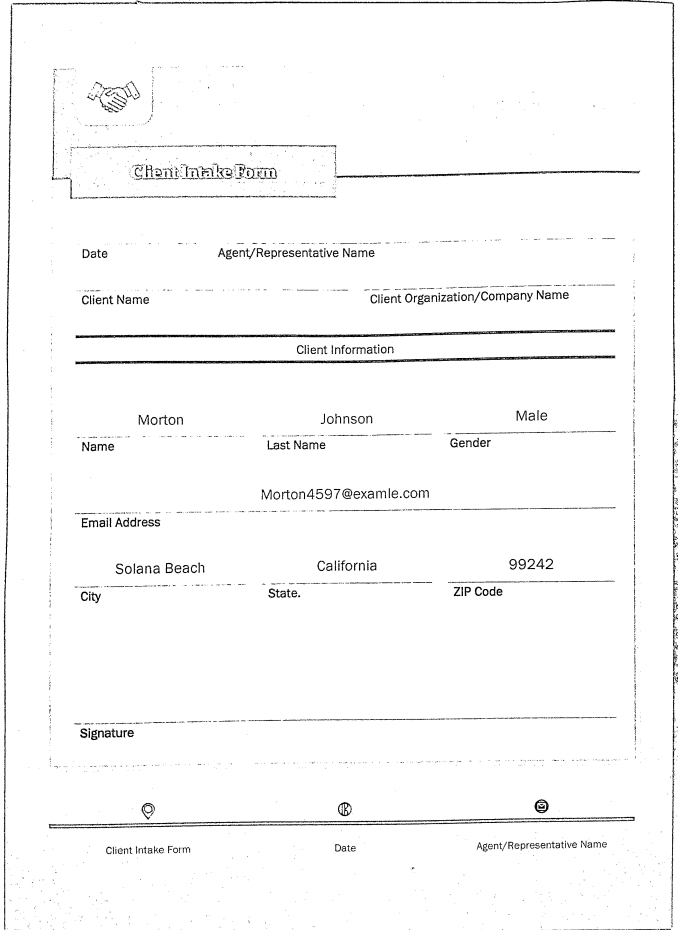
#> input picture output/sample2.jpg, 2710 x 3720 px (shown at 1/4 size)
$ python field_extraction.py
#> lines starting #> are read from the running program, lines starting #| are printed output that depends on the picture
import cv2
import os

image_path = "output/sample2.jpg"
img = cv2.imread(image_path)
#> img is the input picture: shape (3720, 2710, 3); min 0, max 255, mean 248.9

# draw a rectangle on each and every field to
# show what we are interested to exract
cv2.rectangle(img, (280, 1620), (985, 1720), (0, 255 ,0),3)    # name
cv2.rectangle(img, (1035, 1610), (1735, 1720), (0, 255 ,0),3)   # last name
cv2.rectangle(img, (1765, 1610), (2460, 1720), (0, 255 ,0),3)   # gender
cv2.rectangle(img, (280, 1920), (2470, 2020), (0, 255 ,0),3)    # email
cv2.rectangle(img, (280, 2220), (985, 2310), (0, 255 ,0),3)    # city
cv2.rectangle(img, (1035, 2200), (1740, 2310), (0, 255 ,0),3)   # state
cv2.rectangle(img, (1780, 2210), (2470, 2310), (0, 255 ,0),3)   # zipcode
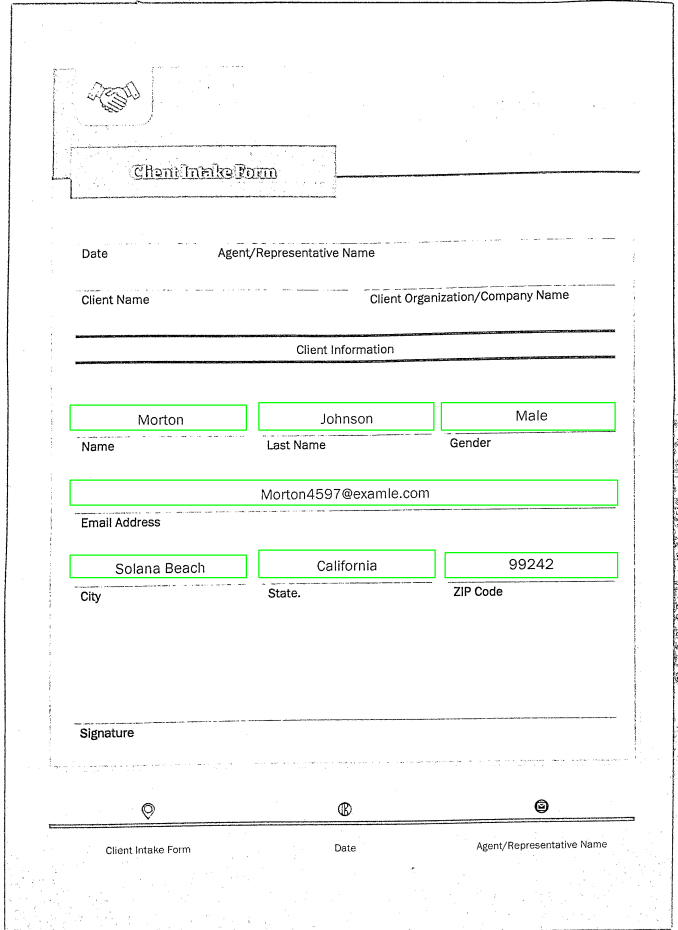
#> img: shape (3720, 2710, 3) (shown at 1/4 size); mean B, G, R 247.1, 248.9, 247.1
cv2.rectangle(img, (260, 2450), (2460, 2920), (0, 255 ,0),3)    # signature


OUTPUT_DIR = "extractions"
basename = os.path.basename(image_path)
cv2.imwrite(OUTPUT_DIR + "/" + basename,  img)
print("Successfully extracted " + basename)

$ run again, with output/sample10.jpg copied over output/sample2.jpg
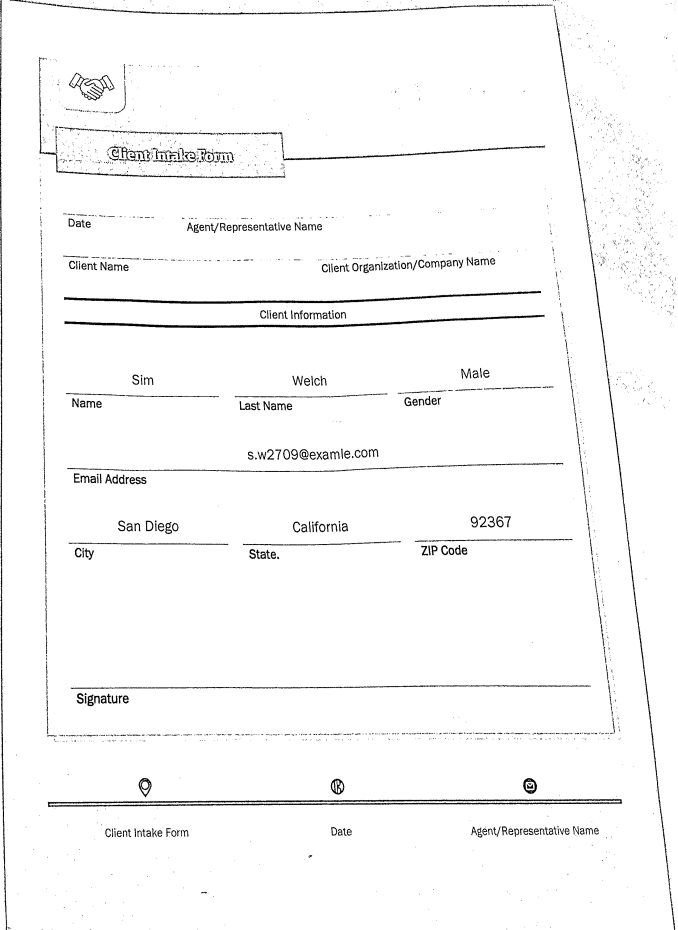
#> input picture output/sample10.jpg, 2710 x 3720 px (shown at 1/4 size)
#> img is the input picture: shape (3720, 2710, 3); min 0, max 255, mean 248.5
#> `cv2.rectangle(img, (1780, 2210), (2470, 2310), (0, 255 ,0),3)`:
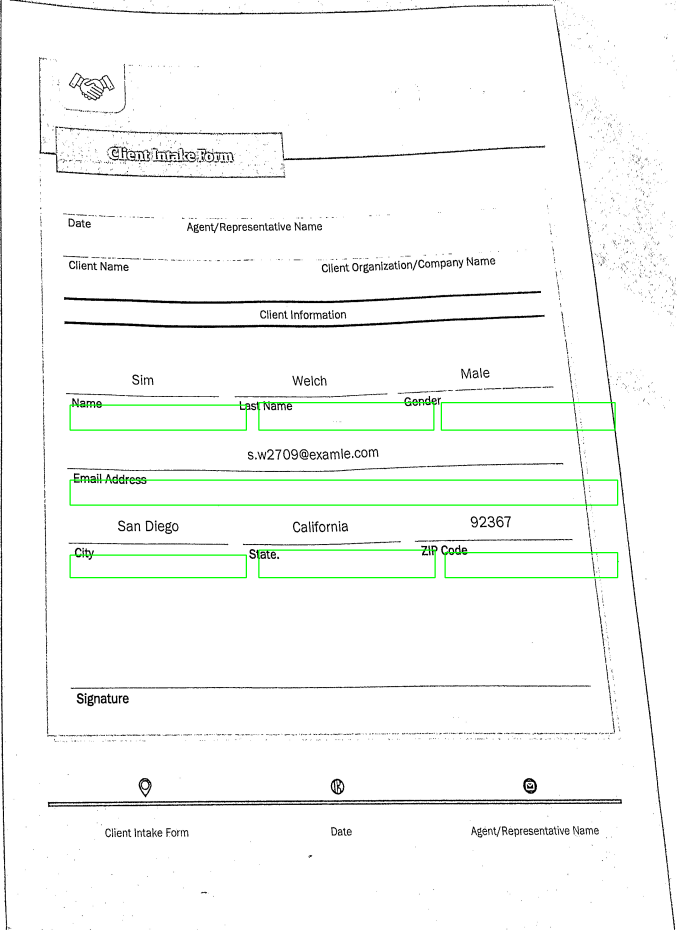
#> img: shape (3720, 2710, 3) (shown at 1/4 size); mean B, G, R 246.7, 248.5, 246.7

$ run again, with output/sample3.jpg copied over output/sample2.jpg
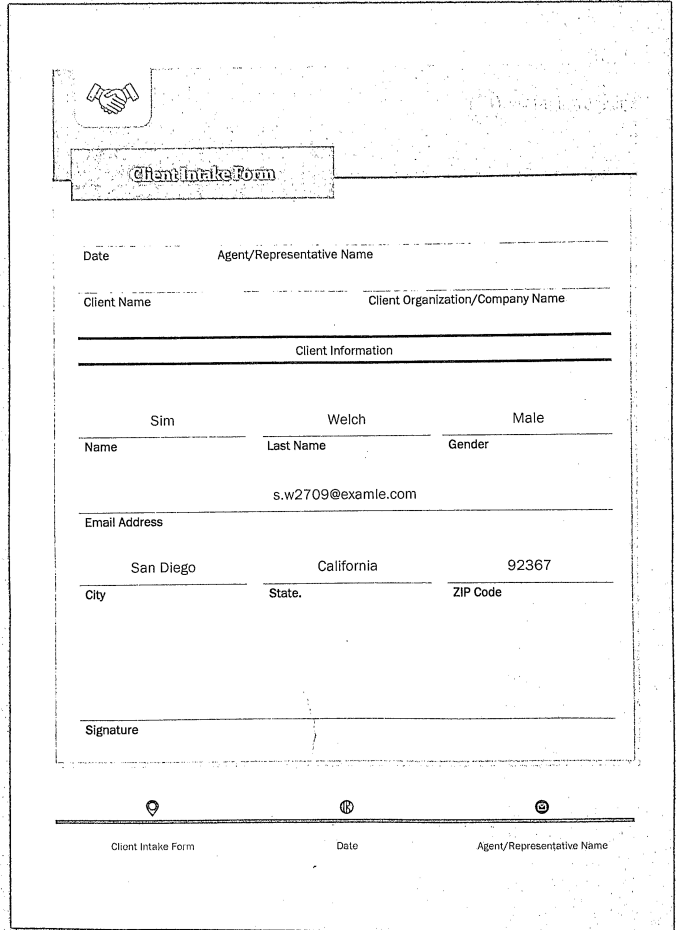
#> input picture output/sample3.jpg, 2710 x 3720 px (shown at 1/4 size)
#> img is the input picture: shape (3720, 2710, 3); min 0, max 255, mean 247.4
#> `cv2.rectangle(img, (1780, 2210), (2470, 2310), (0, 255 ,0),3)`:
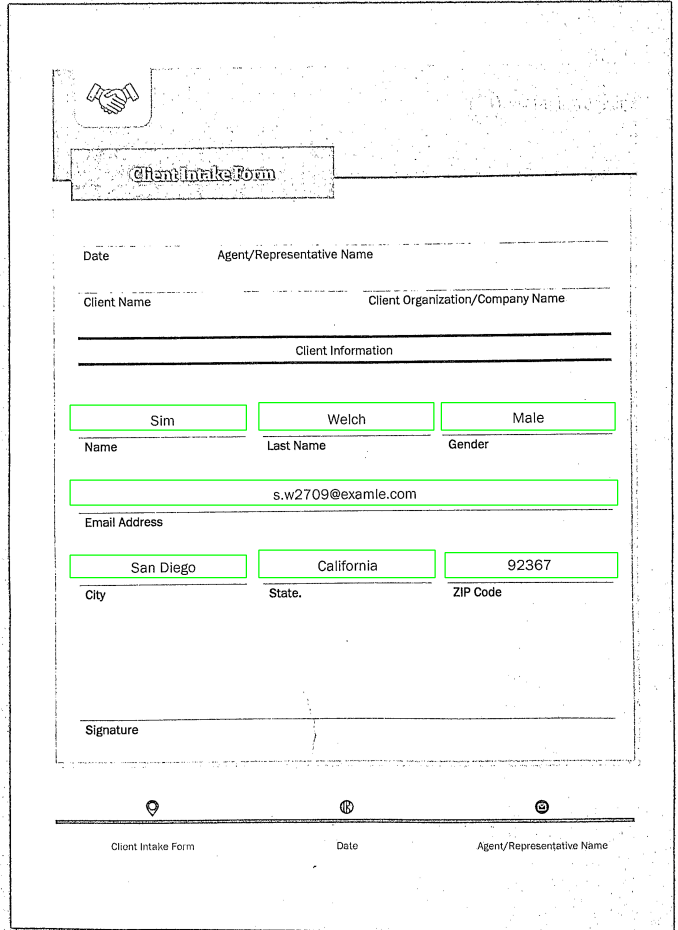
#> img: shape (3720, 2710, 3) (shown at 1/4 size); mean B, G, R 245.6, 247.4, 245.6
